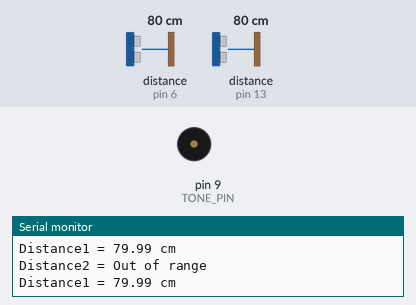
This sketch was run on a simulated Arduino Uno, built with avr-gcc and run on an emulated ATmega328P. Parts: buzzer (waves = sounding), the last lines printed to the serial monitor. Inputs (shaded band) come from the test bench; at power-on: distance to the obstacle (sensors on pin 13, pin 6) 80 cm. The echo pulse lasts 58.3 µs per cm.

Above: at 2.0 s.
2.1 s: distance to the obstacle (sensor on pin 13) set to 196 cm
5.6 s: distance to the obstacle (sensor on pin 13) set to 203 cm
At 6.5 s:
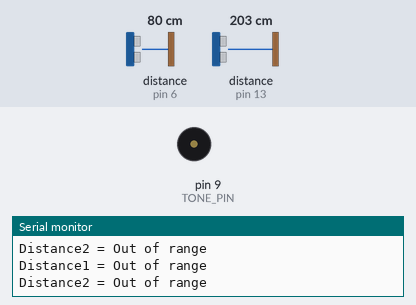
7.3 s: distance to the obstacle (sensor on pin 13) set to 4 cm
At 7.49 s:
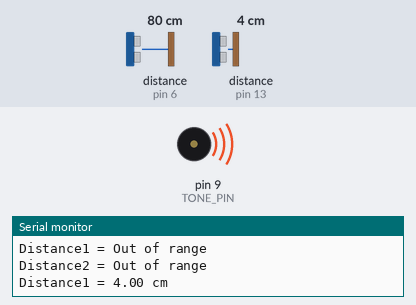
11.9 s: distance to the obstacle (sensor on pin 6) set to 4 cm
Timing chart, 0 to 14.8 s (numbered marks = the images above; inputs shaded):
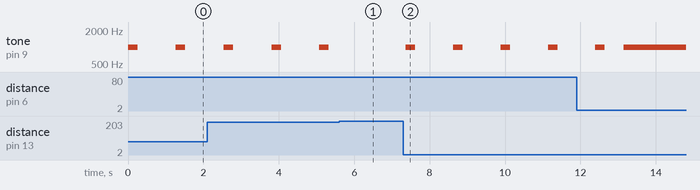

Measured:
- the behaviour switches between 200 and 201 cm on distance to the obstacle (sensor on pin 13) (found by bisection; images 0 and 1)
- after the input at 5.6 s, tone on pin 9 (TONE_PIN): stays silent (without the input it goes to 1000 Hz after 0.75 s)
- after the input at 7.3 s, tone on pin 9 (TONE_PIN): alternates 1000 Hz for 0.25 s and silent for 1.0 s, starting after 0.07 s
- by itself, tone on pin 9 (TONE_PIN): alternates 1000 Hz for 0.25 s and silent for 1.0 s

The sketch:

blind_2_sonar.ino
```cpp
#include <TimerFreeTone.h>

// Include NewPing Library
#include "NewPing.h"

// Maximum Distance is 400 cm

#define TRIGGER_PIN1  10
#define ECHO_PIN1     13
#define trig2         5
#define echo2         6
#define MAX_DISTANCE 400
#define TONE_PIN 9

NewPing sonar1(TRIGGER_PIN1, ECHO_PIN1, MAX_DISTANCE);
NewPing sonar2(trig2, echo2, MAX_DISTANCE);

float duration1, distance1;
float duration2, distance2;

void setup() {
  Serial.begin (9600);
}

void loop() {

  duration1 = sonar1.ping();
  duration2 = sonar2.ping();

  // Determine distance from duration
  // Use 343 metres per second as speed of sound

  distance1 = (duration1 / 2) * 0.0343;
  distance2 = (duration2 / 2) * 0.0343;

  // Send results to Serial Monitor #1
  Serial.print("Distance1 = ");
  if (distance1 >= 200 || distance1 <= 2) {
    Serial.println("Out of range");
  }
  else {
    Serial.print(distance1);
    Serial.println(" cm");
    TimerFreeTone(TONE_PIN,1000,250,10);
     delay(500);

  }

  // Send results to Serial Monitor #2
  Serial.print("Distance2 = ");
  if (distance2 >= 50 || distance2 <= 2) {
    Serial.println("Out of range");
  }
  else {
    Serial.print(distance2);
    Serial.println(" cm");
    TimerFreeTone(TONE_PIN,1000,8000,10);
    delay(500);
  }
  delay(500);
}
```
